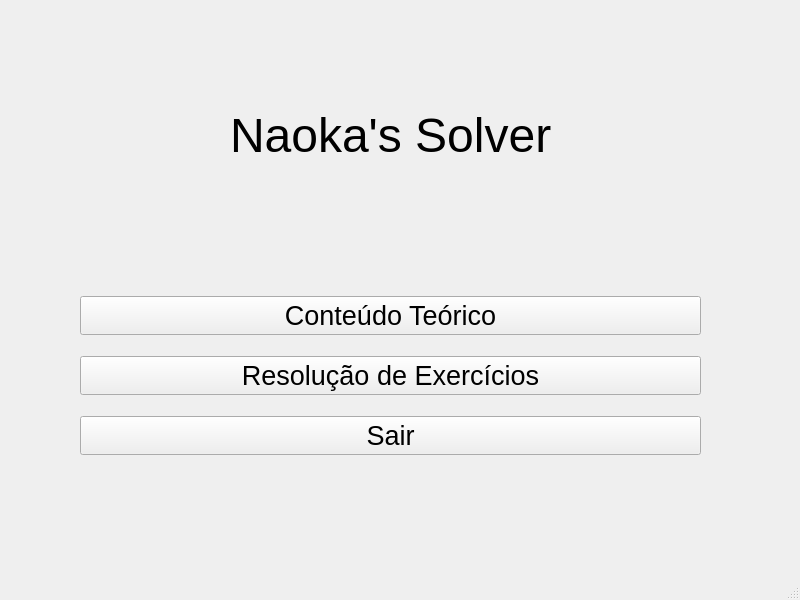
<?xml version="1.0" encoding="UTF-8"?>
<ui version="4.0">
 <class>MainWindow</class>
 <widget class="QMainWindow" name="MainWindow">
  <property name="geometry">
   <rect>
    <x>0</x>
    <y>0</y>
    <width>800</width>
    <height>600</height>
   </rect>
  </property>
  <property name="windowTitle">
   <string>Início</string>
  </property>
  <widget class="QWidget" name="centralwidget">
   <widget class="QWidget" name="verticalLayoutWidget">
    <property name="geometry">
     <rect>
      <x>80</x>
      <y>240</y>
      <width>621</width>
      <height>231</height>
     </rect>
    </property>
    <layout class="QVBoxLayout" name="verticalLayout_2">
     <item>
      <widget class="QLabel" name="label_2">
       <property name="maximumSize">
        <size>
         <width>16777215</width>
         <height>20</height>
        </size>
       </property>
       <property name="font">
        <font>
         <pointsize>12</pointsize>
        </font>
       </property>
       <property name="text">
        <string/>
       </property>
      </widget>
     </item>
     <item>
      <widget class="QPushButton" name="pushButton">
       <property name="font">
        <font>
         <pointsize>20</pointsize>
        </font>
       </property>
       <property name="text">
        <string>Conteúdo Teórico</string>
       </property>
      </widget>
     </item>
     <item>
      <widget class="QPushButton" name="pushButton_2">
       <property name="font">
        <font>
         <pointsize>20</pointsize>
        </font>
       </property>
       <property name="text">
        <string>Resolução de Exercícios</string>
       </property>
      </widget>
     </item>
     <item>
      <widget class="QPushButton" name="pushButton_3">
       <property name="font">
        <font>
         <pointsize>20</pointsize>
        </font>
       </property>
       <property name="text">
        <string>Sair</string>
       </property>
      </widget>
     </item>
    </layout>
   </widget>
   <widget class="QLabel" name="label">
    <property name="geometry">
     <rect>
      <x>230</x>
      <y>50</y>
      <width>331</width>
      <height>171</height>
     </rect>
    </property>
    <property name="font">
     <font>
      <pointsize>36</pointsize>
     </font>
    </property>
    <property name="text">
     <string>Naoka's Solver</string>
    </property>
   </widget>
   <widget class="QLabel" name="label_3">
    <property name="geometry">
     <rect>
      <x>0</x>
      <y>0</y>
      <width>800</width>
      <height>600</height>
     </rect>
    </property>
    <property name="text">
     <string/>
    </property>
    <property name="pixmap">
     <pixmap resource="resources/resources.qrc">:/images/main.jpg</pixmap>
    </property>
   </widget>
   <zorder>label_3</zorder>
   <zorder>verticalLayoutWidget</zorder>
   <zorder>label</zorder>
  </widget>
  <widget class="QMenuBar" name="menubar">
   <property name="geometry">
    <rect>
     <x>0</x>
     <y>0</y>
     <width>800</width>
     <height>21</height>
    </rect>
   </property>
  </widget>
  <widget class="QStatusBar" name="statusbar"/>
 </widget>
 <resources>
  <include location="resources/resources.qrc"/>
 </resources>
 <connections>
  <connection>
   <sender>pushButton_3</sender>
   <signal>clicked()</signal>
   <receiver>MainWindow</receiver>
   <slot>close()</slot>
   <hints>
    <hint type="sourcelabel">
     <x>390</x>
     <y>445</y>
    </hint>
    <hint type="destinationlabel">
     <x>399</x>
     <y>299</y>
    </hint>
   </hints>
  </connection>
  <connection>
   <sender>pushButton</sender>
   <signal>clicked()</signal>
   <receiver>MainWindow</receiver>
   <slot>close()</slot>
   <hints>
    <hint type="sourcelabel">
     <x>390</x>
     <y>305</y>
    </hint>
    <hint type="destinationlabel">
     <x>399</x>
     <y>299</y>
    </hint>
   </hints>
  </connection>
  <connection>
   <sender>pushButton_2</sender>
   <signal>clicked()</signal>
   <receiver>MainWindow</receiver>
   <slot>close()</slot>
   <hints>
    <hint type="sourcelabel">
     <x>390</x>
     <y>375</y>
    </hint>
    <hint type="destinationlabel">
     <x>399</x>
     <y>299</y>
    </hint>
   </hints>
  </connection>
 </connections>
</ui>
